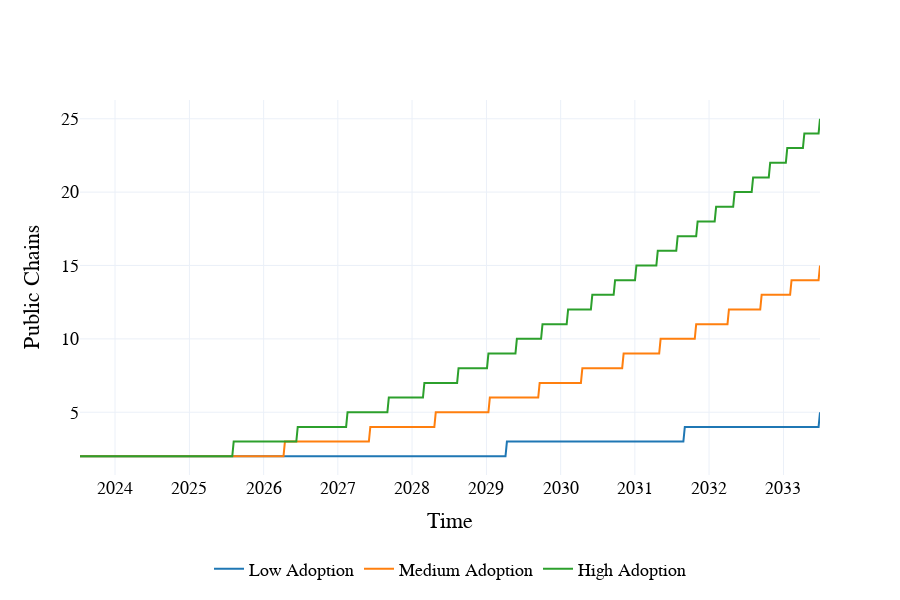

The cell this chart's notebook holds for it:
### Code cell
visualizations.plot_number_of_public_chains_per_subset(df_1, scenario_names={
    0: "Low Adoption",
    1: "Medium Adoption",
    2: "High Adoption"})

### Figure 1 — Plotly figure (JSON) as saved in the notebook; plotly's stock layout.template omitted (floating-point values rounded to 4 significant figures; data arrays with more than 128 entries replaced by an {"elided": "..."} marker saying what was removed)
{"data": [{"line": {"color": "#1f77b4"}, "name": "Low Adoption", "type": "scatter", "x": {"elided": "521 str values"}, "y": {"elided": "521 int values"}}, {"line": {"color": "#ff7f0e"}, "name": "Medium Adoption", "type": "scatter", "x": {"elided": "521 str values"}, "y": {"elided": "521 int values"}}, {"line": {"color": "#2ca02c"}, "name": "High Adoption", "type": "scatter", "x": {"elided": "521 str values"}, "y": {"elided": "521 int values"}}], "layout": {"autosize": false, "font": {"color": "black", "family": "Arial", "size": 18}, "height": 600, "hovermode": "x unified", "legend": {"font": {"color": "black", "size": 18}, "orientation": "h", "x": 0.5, "xanchor": "center", "y": -0.3, "yanchor": "bottom"}, "paper_bgcolor": "rgba(255, 255, 255, 1)", "plot_bgcolor": "rgba(255, 255, 255, 1)", "width": 900, "xaxis": {"title": {"text": "Time"}}, "yaxis": {"title": {"text": "Public Chains"}}}}
